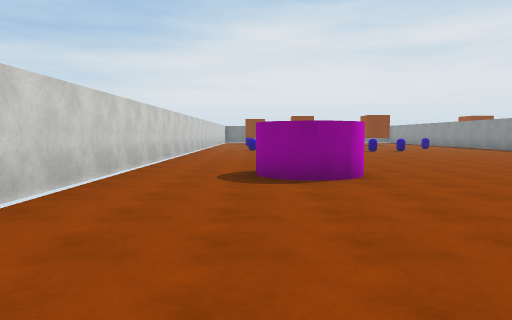
[1] (above)

24 first-person views from a walk through a scene from a Unity 3-D project. The camera is 1.5 m above the floor, tilts 4° down and sees 70° across. The floor is counted in squares, 2 m on a side. Each view is taken from the middle of a square. On the plan, view 1 faces up. The plan holds only what a view shows up to about 11 squares ahead; the rest is blank. The place goes on beyond the plan. The player character is not drawn. Surface patterns are stand-ins for the level's own textures.

[2]
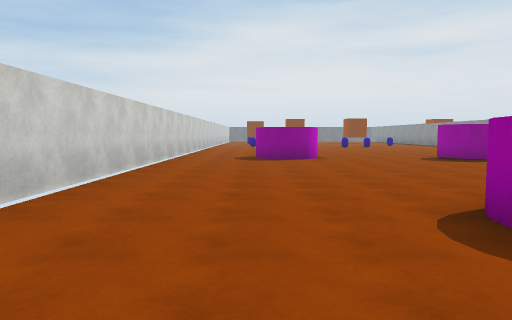

[3]
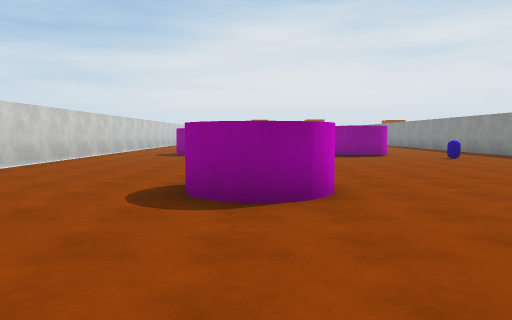

[4]
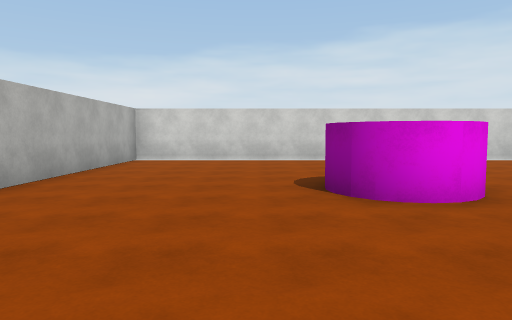

[5]
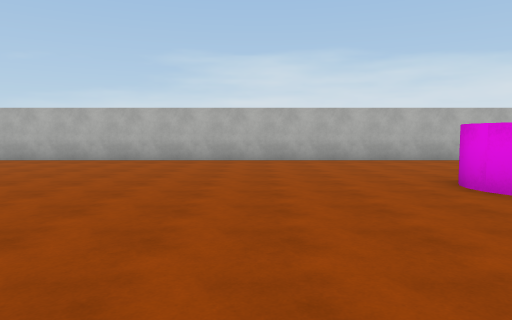

[6]
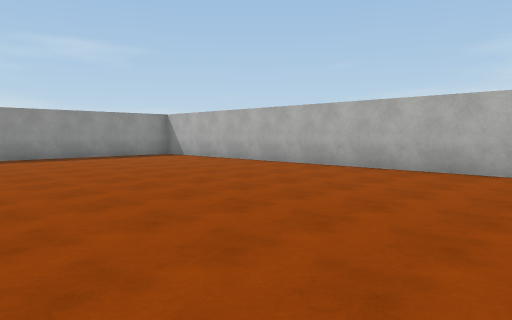

[7]
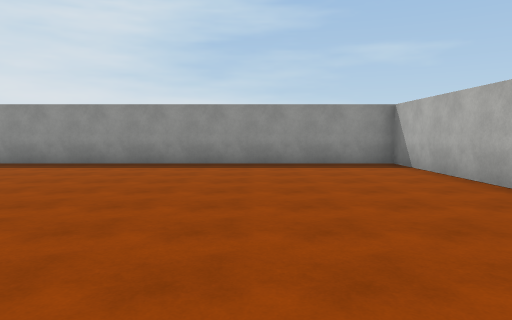

[8]
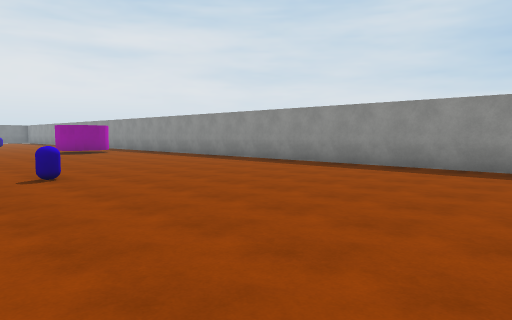

[9]
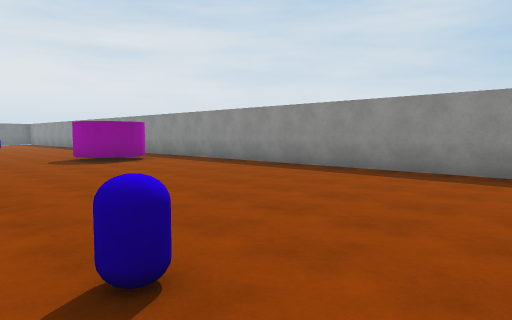

[10]
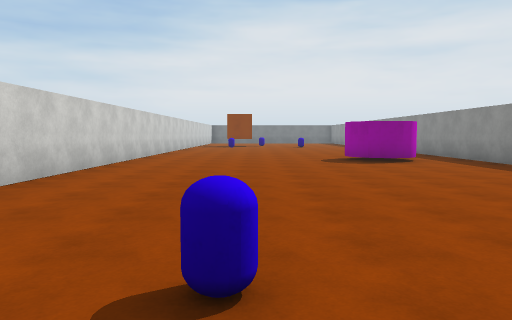

[11]
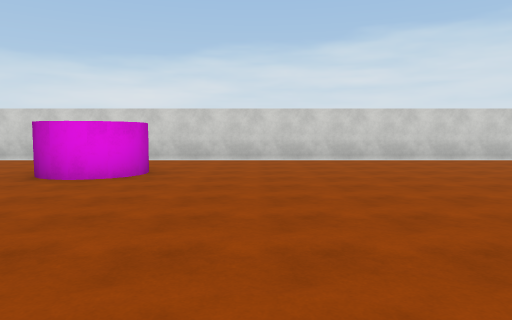

[12]
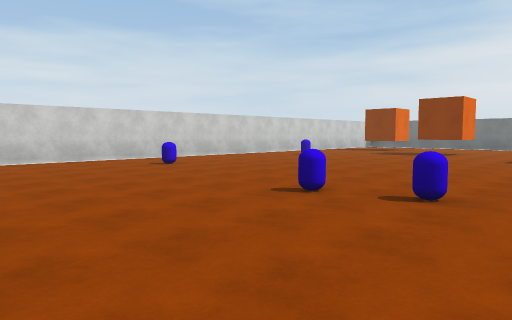

[13]
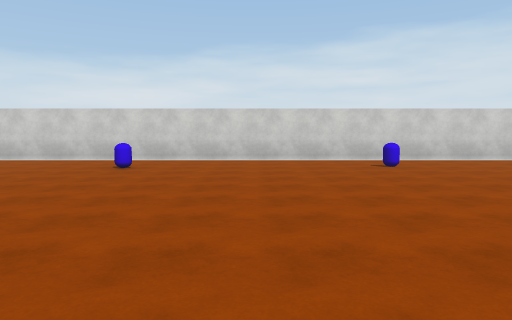

[14]
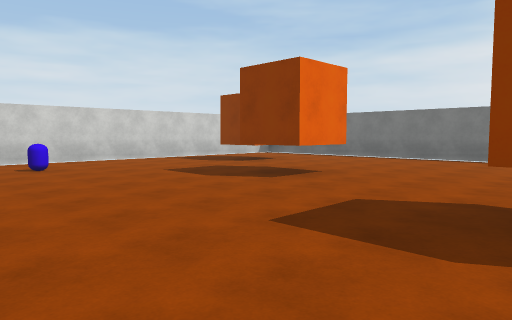

[15]
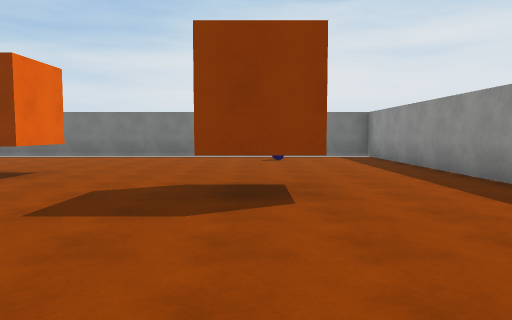

[16]
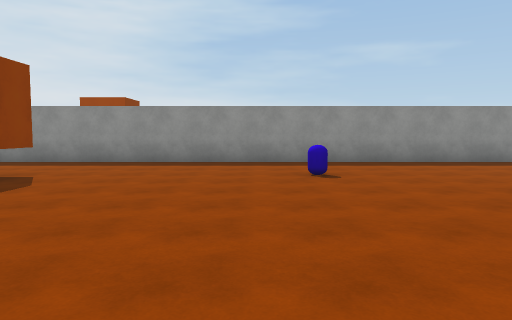

[17]
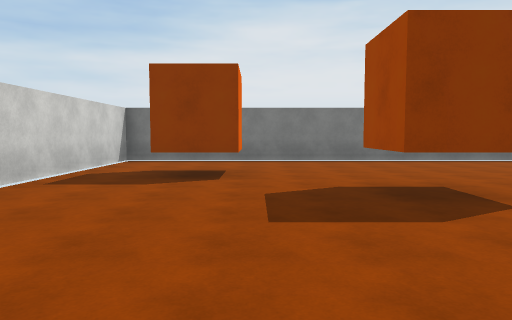

[18]
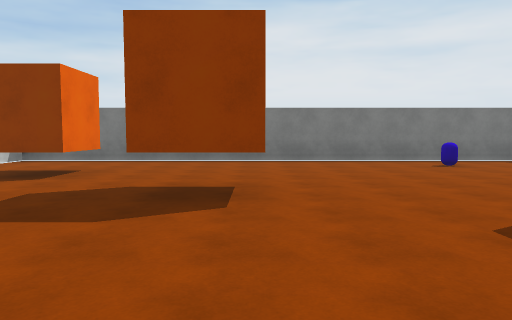

[19]
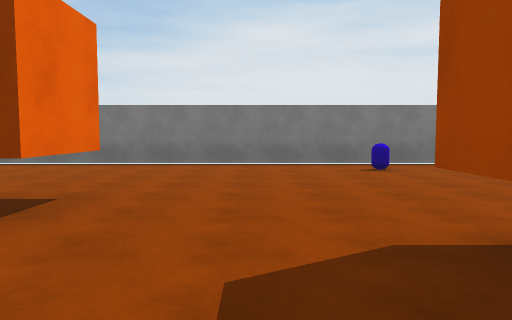

[20]
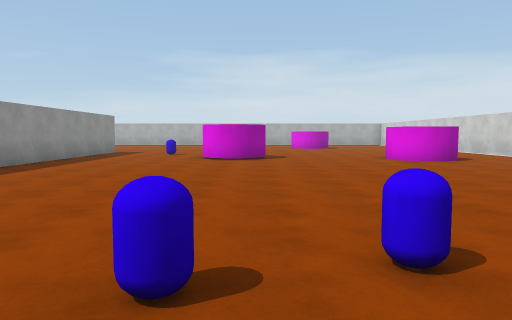

[21]
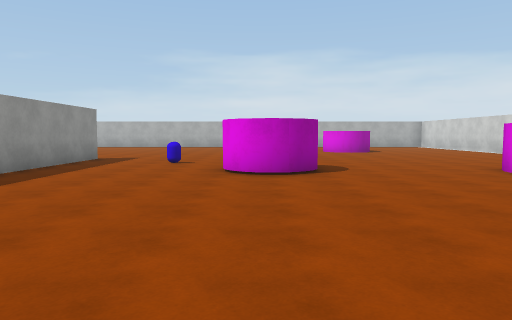

[22]
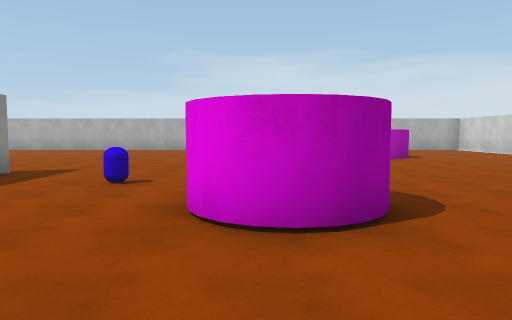

[23]
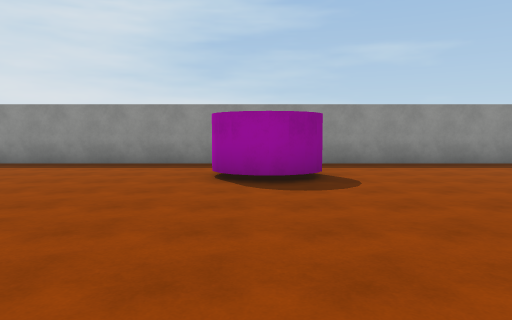

[24]
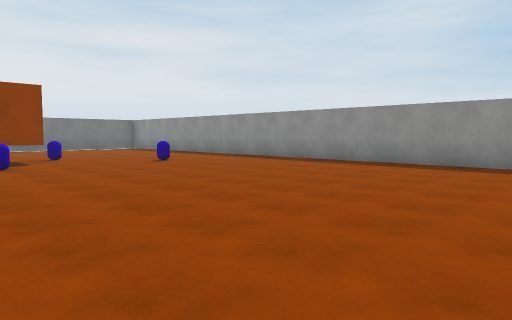

### Floor plan
Ten units are one square. View 1 is at (0, 0); x grows to the right and y downward. Boxes are objects, and circles mark ways between rooms. Rooms are numbered by the first view taken in them; rooms with no view inside come last. Other rooms are left out.
<svg viewBox="-32 -330 260 410">
<path fill="none" stroke="#000" d="M123 -130 123 -71M118 -28 118 -86M70 -73 76 -68M65 -53 61 -55 58 -58M187 -130 189 -135M19 -73 20 -67 17 -62 13 -59 8 -59 3 -61M38 14 41 19 40 24 38 28 34 30 30 31M40 17 41 22M23 27 20 22 21 17 23 14M-27 -85 -27 75 223 75 223 -204M159 -243 148 -243M73 -248 73 -258M89 -241 72 -241M41 -275 41 -260 26 -260 26 -275M118 -130 118 -310M7 -298 7 -283 -9 -283M12 -79 17 -77M8 -79 13 -79M67 -73 72 -72M69 -73 74 -71M63 -72 70 -73M3 -77 7 -79 10 -79M118 -86 118 -98M4 -325 -9 -325M114 -325 5 -325M-20 -325 -27 -325 -27 -85"/>
<rect x="85" y="-45" width="10" height="10" fill="#bbb"><title>other object</title></rect>
<rect x="135" y="-235" width="10" height="10" fill="#bbb"><title>other object</title></rect>
<rect x="155" y="-45" width="10" height="10" fill="#bbb"><title>other object</title></rect>
<rect x="155" y="-265" width="10" height="10" fill="#bbb"><title>other object</title></rect>
<rect x="185" y="-235" width="10" height="10" fill="#bbb"><title>other object</title></rect>
<rect x="-15" y="-235" width="10" height="10" fill="#bbb"><title>other object</title></rect>
<rect x="-5" y="-175" width="10" height="10" fill="#bbb"><title>other object</title></rect>
<rect x="45" y="-165" width="10" height="10" fill="#bbb"><title>other object</title></rect>
<rect x="55" y="-165" width="10" height="10" fill="#bbb"><title>other object</title></rect>
<rect x="85" y="-195" width="10" height="10" fill="#bbb"><title>other object</title></rect>
<rect x="85" y="-315" width="10" height="10" fill="#bbb"><title>other object</title></rect>
<circle cx="47" cy="-85" r="3" fill="#2a7"/>
<text x="130" y="-80">1</text>
<text x="50" y="-200">2</text>
</svg>
Room 1 opens to room 2.

Where each view was taken, in squares from view 1:
view 1: 0 up, 0 right, facing up
view 2: 5 down, 0 right, facing up
view 3: 7 down, 3 right, facing up
view 4: 4 down, 8 right, facing left
view 5: 3 up, 7 right, facing down
view 6: 0 up, 10 right, facing down-right
view 7: 4 down, 13 right, facing right
view 8: 3 down, 14 right, facing up-right
view 9: 2 up, 15 right, facing up-right
view 10: 2 up, 16 right, facing up
view 11: 10 up, 8 right, facing left
view 12: 12 up, 8 right, facing up-left
view 13: 20 up, 8 right, facing left
view 14: 21 up, 8 right, facing up-left
view 15: 20 up, 8 right, facing up
view 16: 20 up, 2 right, facing right
view 17: 22 up, 1 right, facing up
view 18: 22 up, 4 right, facing up
view 19: 23 up, 6 right, facing up
view 20: 18 up, 6 right, facing down
view 21: 14 up, 7 right, facing down
view 22: 10 up, 7 right, facing down
view 23: 13 up, 13 right, facing right
view 24: 14 up, 13 right, facing up-right
